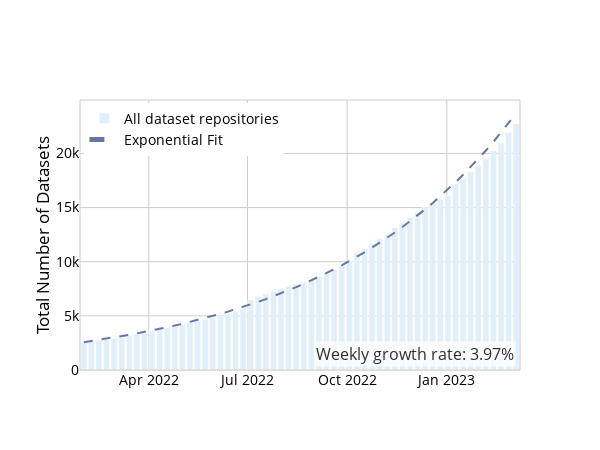

Write notebook code for a chart like this one.
### Code cell
import plotly.graph_objs as go
import numpy as np
from scipy.optimize import curve_fit
import pandas as pd

# Filter the data to include only 'All dataset repositories'
all_datasets_data = dataset_number_pd[dataset_number_pd['dataset_type'] == 'all datasets']

# Filter the data to start from 2022-01-24
all_datasets_data = all_datasets_data[all_datasets_data['dataset_time'] > '2022-01-24']

# Linear function
def linear_func(x, a, b):
    return a * x + b

# Fit the linear dataset on the logarithm of y_data
x_data = np.arange(len(all_datasets_data))
y_data = all_datasets_data['dataset_number']
y_log_data = np.log(y_data)
popt, _ = curve_fit(linear_func, x_data, y_log_data)

# Calculate the fitted values
y_log_fit = linear_func(x_data, *popt)
y_fit = np.exp(y_log_fit)

# Exponential formula
exp_formula = f'y = {np.exp(popt[1]):.2f} * exp({popt[0]:.2f} * x)'

# Create the bar plot
fig = go.Figure()

fig.add_trace(go.Bar(
    x=all_datasets_data['dataset_time'],
    y=all_datasets_data['dataset_number'],
    name="All dataset repositories",
))

# update bar color
fig.update_traces(marker_color='#e0effa')

# Add the exponential fit curve
fig.add_trace(go.Scatter(
    x=all_datasets_data['dataset_time'],
    y=y_fit,
    mode='lines',
    name='Exponential Fit',
    line=dict(color='#6378a7', dash='dash'),
))


# Calculate the weekly growth rate and doubling time
growth_rate = (np.exp(popt[0]) - 1) * 100
doubling_time = np.log(2) / popt[0]

# Print the growth rate and doubling time
print(f"Weekly growth rate: {growth_rate:.2f}%")
print(f"Doubling time: {doubling_time:.0f} weeks")

# Add the exponential formula annotation
fig.add_annotation(
    x=0.99,
    y=0.01,
    xref="paper",
    yref="paper",
    text=f"Weekly growth rate: {growth_rate:.2f}%",
    showarrow=False,
    font=dict(size=16, color="#000000"),
    bgcolor="#ffffff",
    opacity=0.8,
)


# Customize the layout
fig.update_layout(
    autosize=False,
    width=600,
    height=450,
    font_size=14,
    font_color="black",
    xaxis_title='',
    yaxis_title='Total Number of Datasets',
    legend_title_text='',
    legend=dict(yanchor="top", y=0.99, xanchor="left", x=0.01, itemsizing='constant'),
)

fig.update_layout(template='plotly_white')

fig.update_layout(
    xaxis=dict(
        showgrid=True,
        gridwidth=1,
        gridcolor='#cccccc',
    ),
    yaxis=dict(
        showgrid=True,
        gridwidth=1,
        gridcolor='#cccccc',
    ),
)
# add the border of the figure as rectangle
fig.update_layout(
    shapes=[
        dict(
            type="rect", xref="paper", yref="paper", x0=0, y0=0, x1=1, y1=1,
            line=dict(color="#cccccc", width=1),
        )
    ]
)
fig.update_yaxes(title_standoff=2)

fig.update_layout(width=600, height=450)

fig.show()

# import plotly.io as pio

# # Save the figure with a high resolution (dpi=300)
# pio.write_image(fig, 'Fig1_exp.jpeg', width=600, height=450, scale=10)

### Figure 1 — Plotly figure (JSON) as saved in the notebook; plotly's stock layout.template omitted (floating-point values rounded to 4 significant figures)
{"data": [{"marker": {"color": "#e0effa"}, "name": "All dataset repositories", "type": "bar", "x": ["2022-01-31", "2022-02-07", "2022-02-14", "2022-02-21", "2022-02-28", "2022-03-07", "2022-03-14", "2022-03-21", "2022-03-28", "2022-04-04", "2022-04-11", "2022-04-18", "2022-04-25", "2022-05-02", "2022-05-09", "2022-05-16", "2022-05-23", "2022-05-30", "2022-06-06", "2022-06-13", "2022-06-20", "2022-06-27", "2022-07-04", "2022-07-11", "2022-07-18", "2022-07-25", "2022-08-01", "2022-08-08", "2022-08-15", "2022-08-22", "2022-08-29", "2022-09-05", "2022-09-12", "2022-09-19", "2022-09-26", "2022-10-03", "2022-10-10", "2022-10-17", "2022-10-24", "2022-10-31", "2022-11-07", "2022-11-14", "2022-11-21", "2022-11-28", "2022-12-05", "2022-12-12", "2022-12-19", "2022-12-26", "2023-01-02", "2023-01-09", "2023-01-16", "2023-01-23", "2023-01-30", "2023-02-06", "2023-02-13", "2023-02-20", "2023-02-27", "2023-03-06"], "y": [2571, 2674, 2770, 2842, 2912, 3019, 3188, 3324, 3455, 3584, 3731, 3874, 4041, 4186, 4408, 4557, 4691, 4835, 5001, 5182, 5394, 5978, 6475, 6793, 7031, 7262, 7505, 7728, 7931, 8121, 8333, 8637, 8944, 9290, 9592, 10088, 10748, 11228, 11677, 12136, 12527, 13140, 13583, 14107, 14582, 15056, 15442, 15754, 16097, 17208, 17629, 18309, 18933, 19552, 20246, 21002, 21950, 22748]}, {"line": {"color": "#6378a7", "dash": "dash"}, "mode": "lines", "name": "Exponential Fit", "type": "scatter", "x": ["2022-01-31", "2022-02-07", "2022-02-14", "2022-02-21", "2022-02-28", "2022-03-07", "2022-03-14", "2022-03-21", "2022-03-28", "2022-04-04", "2022-04-11", "2022-04-18", "2022-04-25", "2022-05-02", "2022-05-09", "2022-05-16", "2022-05-23", "2022-05-30", "2022-06-06", "2022-06-13", "2022-06-20", "2022-06-27", "2022-07-04", "2022-07-11", "2022-07-18", "2022-07-25", "2022-08-01", "2022-08-08", "2022-08-15", "2022-08-22", "2022-08-29", "2022-09-05", "2022-09-12", "2022-09-19", "2022-09-26", "2022-10-03", "2022-10-10", "2022-10-17", "2022-10-24", "2022-10-31", "2022-11-07", "2022-11-14", "2022-11-21", "2022-11-28", "2022-12-05", "2022-12-12", "2022-12-19", "2022-12-26", "2023-01-02", "2023-01-09", "2023-01-16", "2023-01-23", "2023-01-30", "2023-02-06", "2023-02-13", "2023-02-20", "2023-02-27", "2023-03-06"], "y": [2571.0, 2674.0, 2780.0, 2890.0, 3005.0, 3124.0, 3249.0, 3378.0, 3512.0, 3651.0, 3796.0, 3947.0, 4104.0, 4267.0, 4437.0, 4613.0, 4796.0, 4987.0, 5185.0, 5391.0, 5605.0, 5827.0, 6059.0, 6300.0, 6550.0, 6810.0, 7080.0, 7362.0, 7654.0, 7958.0, 8274.0, 8603.0, 8945.0, 9300.0, 9670.0, 10050.0, 10450.0, 10870.0, 11300.0, 11750.0, 12220.0, 12700.0, 13210.0, 13730.0, 14280.0, 14840.0, 15430.0, 16050.0, 16680.0, 17350.0, 18030.0, 18750.0, 19500.0, 20270.0, 21080.0, 21910.0, 22780.0, 23690.0]}], "layout": {"annotations": [{"bgcolor": "#ffffff", "font": {"color": "#000000", "size": 16}, "opacity": 0.8, "showarrow": false, "text": "Weekly growth rate: 3.97%", "x": 0.99, "xref": "paper", "y": 0.01, "yref": "paper"}], "autosize": false, "font": {"color": "black", "size": 14}, "height": 450, "legend": {"itemsizing": "constant", "title": {"text": ""}, "x": 0.01, "xanchor": "left", "y": 0.99, "yanchor": "top"}, "shapes": [{"line": {"color": "#cccccc", "width": 1}, "type": "rect", "x0": 0, "x1": 1, "xref": "paper", "y0": 0, "y1": 1, "yref": "paper"}], "width": 600, "xaxis": {"gridcolor": "#cccccc", "gridwidth": 1, "showgrid": true, "title": {"text": ""}}, "yaxis": {"gridcolor": "#cccccc", "gridwidth": 1, "showgrid": true, "title": {"standoff": 2, "text": "Total Number of Datasets"}}}}
